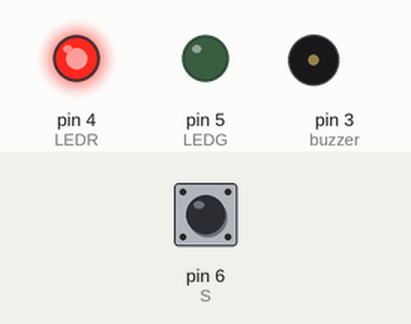
A sketch run on a simulated Arduino Uno, built with avr-gcc and run on an emulated ATmega328P. Shown: output pins drawn as LEDs (lit = HIGH), buzzer (waves = sounding). Inputs (shaded band) come from the test bench; at power-on: pin 6 (S) HIGH.

Above: at 1.2 s.
1.3 s: pin 6 (S) pulled LOW for 1 s
At 1.8 s:
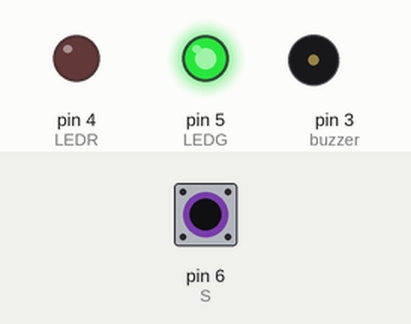
3.8 s: pin 6 (S) pulled LOW for 3.2 s
At 4.6 s:
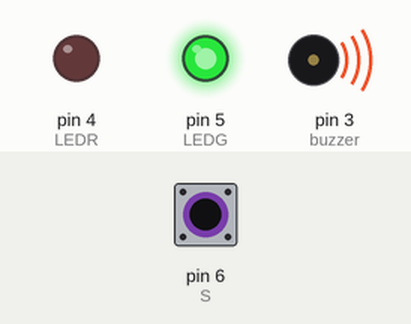
Timing chart, 0 to 8.5 s (numbered marks = the images above; inputs shaded):
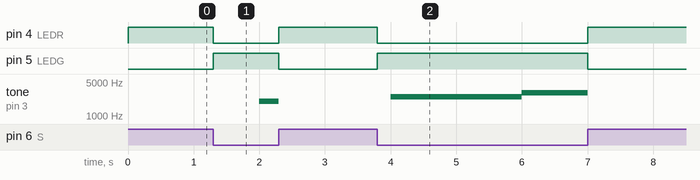

Measured:
- after the input at 1.3 s, pin 4 (LEDR): HIGH → LOW at once, → HIGH 1.0 s later; pin 5 (LEDG): LOW → HIGH at once, → LOW 1.0 s later; tone on pin 3 (buzzer): silent → 2000 Hz after 0.70 s, → silent 0.30 s later
- after the input at 3.8 s, pin 4 (LEDR): HIGH → LOW at once, → HIGH 3.2 s later; pin 5 (LEDG): LOW → HIGH at once, → LOW 3.2 s later; tone on pin 3 (buzzer): silent → 2500 Hz after 0.20 s, → 3000 Hz 2.0 s later, → silent 1.0 s later

The sketch:

Les3.ino
```cpp
#define buzzer 3
#define LEDR 4
#define LEDG 5
#define S 6
long timer = 0;
int timerdelay = 2000;
int T = 0;
int C = 0;


void setup() {
  pinMode(buzzer, OUTPUT);
  pinMode(LEDR, OUTPUT);
  pinMode(LEDG, OUTPUT);
  pinMode(S, INPUT_PULLUP);
  Serial.begin(115200);

}

void loop() {
  if (digitalRead(S) == LOW) {
    T = 1;
    digitalWrite(LEDG, HIGH);
    digitalWrite(LEDR, LOW);
  }

  else {
    T = 0;
    noTone(buzzer);
    digitalWrite(LEDG, LOW);
    digitalWrite(LEDR, HIGH);
  }

  if (millis() >= timer + timerdelay && T == 1) {
    if (C == 0) {
      tone(buzzer, 2000);
      C++;
    }

    else if (C == 1) {
      tone(buzzer, 2500);
      C++;
    }
    else if (C == 2) {
      tone(buzzer, 3000);
      C++;
    }
    else if (C == 3) {
      tone(buzzer, 3500);
      C++;
    }
    else if (C == 4) {
      tone(buzzer, 4000);
      C++;
    }
    else if (C == 5) {
      tone(buzzer, 4500);
      C++;
    }
    else if (C == 6) {
      tone(buzzer, 5000);
      C++;
    }
    else if (C == 7) {
      tone(buzzer, 5500);
      C = 1;
    }
    timer = millis();
  }


}
```
